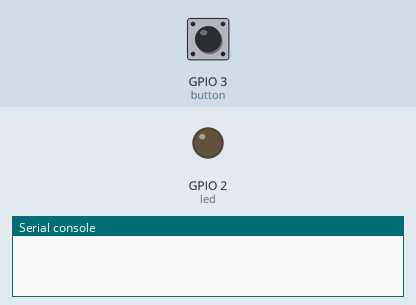
Bench run of a program on a simulated ESP32 board running MicroPython. Parts: output pins drawn as LEDs (lit = HIGH), the last lines printed to the serial console. Inputs (shaded band) come from the test bench; at power-on: GPIO 3 (button) HIGH.

Above: at 1.2 s.
1.3 s: GPIO 3 (button) pulled LOW for 0.15 s
At 1.37 s:
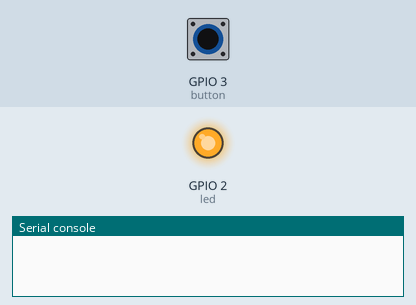
2.9 s: GPIO 3 (button) pulled LOW for 3.2 s
At 7.4 s:
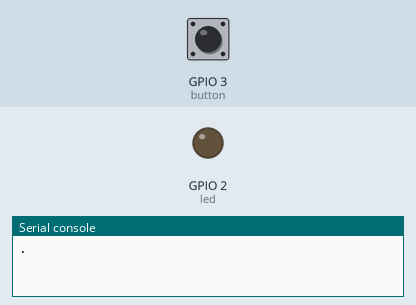
Timing chart, 0 to 8.9 s (numbered marks = the images above; inputs shaded):
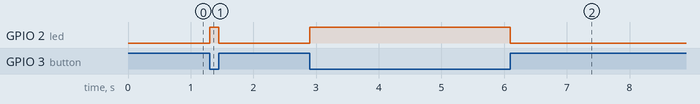

Measured:
- after the input at 1.3 s, GPIO 2 (led): LOW → HIGH at once, → LOW 0.15 s later
- after the input at 2.9 s, GPIO 2 (led): LOW → HIGH at once, → LOW 3.2 s later

The program:

morseCode_generator.py
```python
#!/usr/bin/env python
# -*-coding:utf-8 -*-
'''
@File    :   morseCode_generator.py
@Time    :   2024/02/29 13:39:07
@Author  :   Uras Ayanoglu
@Version :   1.0
@Contact :   uras.ayanoglu@edu.turkuamk.fi
@License :   (C)Copyright 2023, Uras Ayanoglu
@Desc    :   A simple Morse code generator with a tactile push switch, and a led using NodeMCU ESP32-S2 on MicroPython v1.22.2
'''

# main.py for NodeMCU ESP32-S2 with MicroPython
# Morse code generator using a tactile push switch

from machine import Pin
import utime

LED_BUILTIN = 2
BUTTON_PIN = 3

buttonPressTime = 0
buttonReleaseTime = 0
pressDuration = 0

dotDuration = 200  # Duration in milliseconds for a dot
dashDuration = 600  # Duration in milliseconds for a dash

# Initialize pins
led = Pin(LED_BUILTIN, Pin.OUT)
button = Pin(BUTTON_PIN, Pin.IN)

morseCode = "" # Variable to store the morse code for printing the message or storing it in a file

while True:
    buttonState = button.value()

    # Check if the button is pressed
    if buttonState == 0:
        if buttonPressTime == 0:
            # Record the time when the button is first pressed
            buttonPressTime = utime.ticks_ms()
        led.value(1)
    elif buttonPressTime != 0:
        # Record the time when the button is released
        buttonReleaseTime = utime.ticks_ms()

        # Calculate the duration of the press
        pressDuration = utime.ticks_diff(buttonReleaseTime, buttonPressTime)

        # Reset the press time
        buttonPressTime = 0

        # Determine if it was a dot or a dash
        if pressDuration < dotDuration:
            # Short press: dot
            morseCode += "."
            print(".")
        elif pressDuration >= dotDuration and pressDuration <= dashDuration:
            # Long press: dash
            morseCode += "-"
            print("-")

        led.value(0)

        # Add a small delay to debounce the switch
        utime.sleep_ms(50)
    
```
